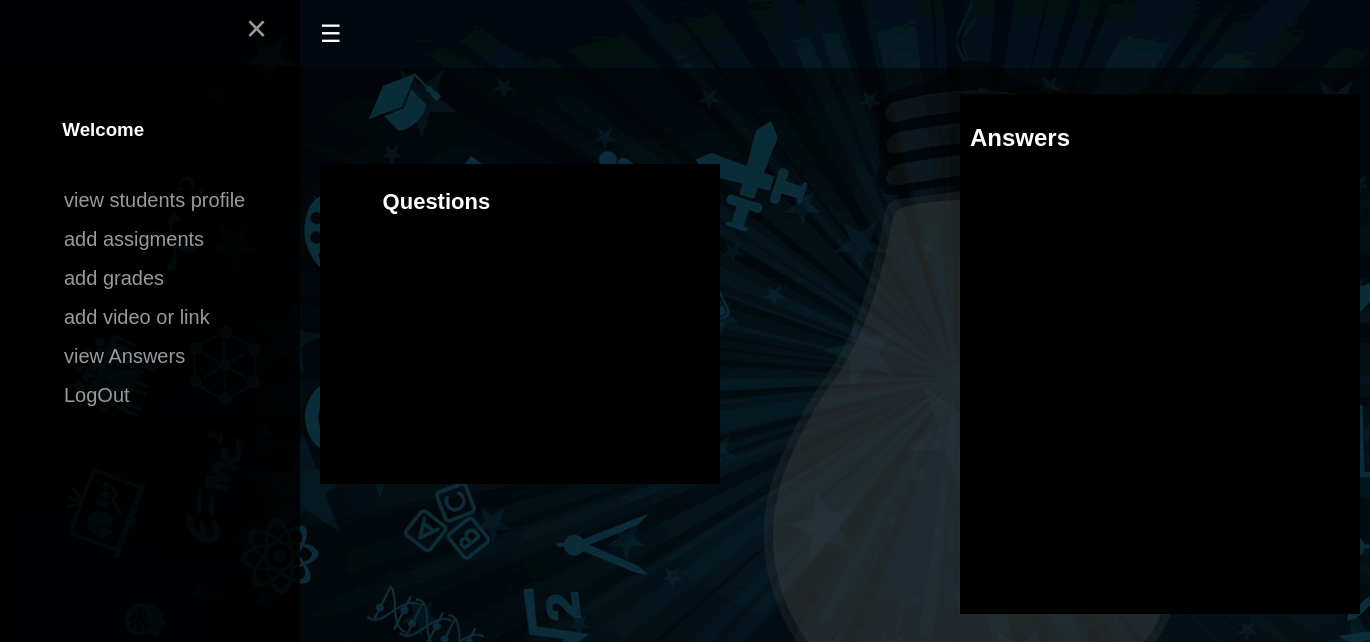
Page /viewAnswers.php on the earlier database version.
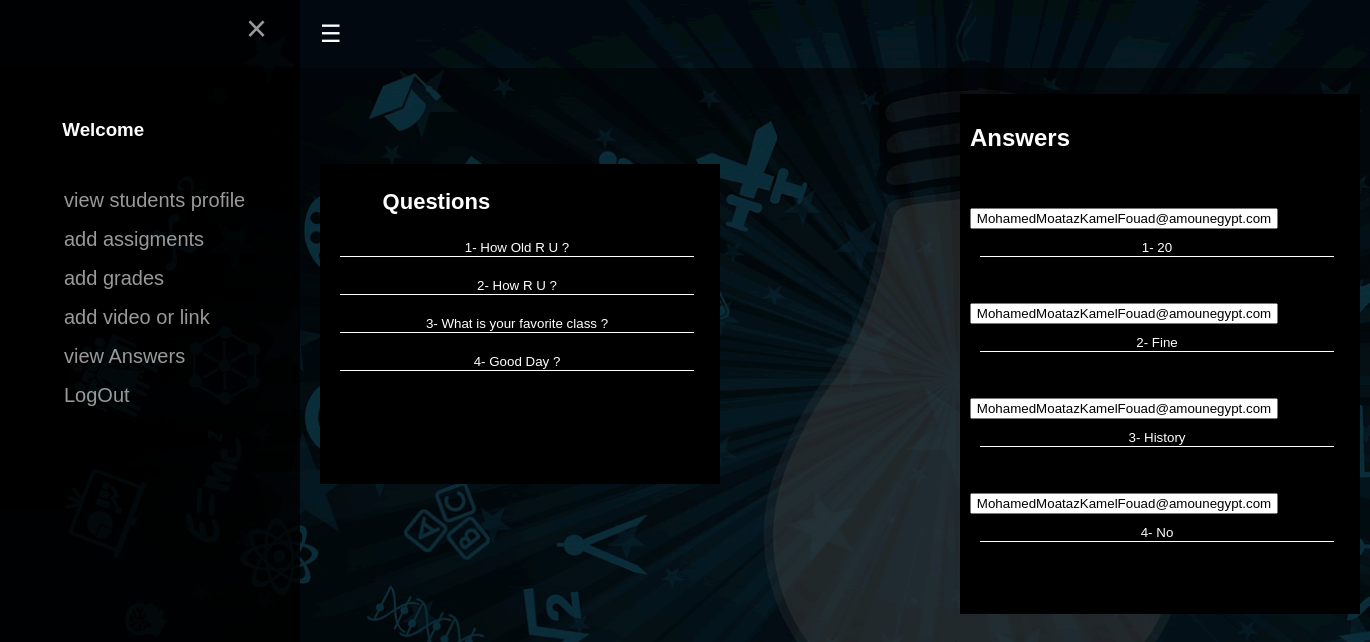
Same page on the later database version.
### tables this page shows
CREATE TABLE `addQuestions` (
  `ID` int(11) NOT NULL,
  `email` varchar(80) NOT NULL,
  `question` varchar(255) NOT NULL
);

CREATE TABLE `Answers` (
  `ID` int(255) NOT NULL,
  `email` varchar(80) NOT NULL,
  `answer` varchar(255) NOT NULL
);

### viewAnswers.php (the view, shortened to what this page needs)
<!DOCTYPE html>
<html>
  <?php include "teacherfrontEnd.php"?>
<head>
</head>
<body>
  <div class="register">
<form method="POST" action="">
<?php include "dB.php";
echo "<div class= 'boxone'>";
echo "<h1>Questions</h1>";
   $sql = mysqli_query($conn, "SELECT question FROM addQuestions");
   $res = mysqli_query($conn, "SELECT * FROM Answers");
   $no=0;
   while($row=mysqli_fetch_array($sql)){
      $no++;
    ?>
    <input type="text" name="ques[]" value='<?php echo $no.'- '. $row['question'] ?>' readonly><br>
    <?php
   }
   echo "</div>";
   echo "<br>";
$ne=0;
echo "<div class='boxtwo'>";
echo"<h2>Answers</h2>";
  while($rows=mysqli_fetch_array($res)){
     $ne++;
    ?>
<br><br>
    <input type="email" name="email[]" value='<?php echo $rows['email'] ?>' readonly class='email'>
    <input type="text" name="ans[]" value='<?php echo $ne.'- ' .$rows['answer'] ?>' readonly>
    <br>
    <?php
   }
?>
</div>
</form>
</div>
</body>
</html>

### teacherfrontEnd.php (shortened to what this page needs)
<!DOCTYPE html>
<html>
<head>
</head>
<body>
<div class="content">
 <div id="mainbox" onclick="openFunction()"><div class="session">&#9776;
					</div>
					</div>
  <div id="menu" class="sidemenu">
				<h3><?php
					echo '&nbsp&nbsp&nbsp&nbsp&nbsp&nbsp&nbsp&nbsp&nbsp&nbsp&nbsp&nbspWelcome<br>&nbsp&nbsp&nbsp&nbsp'.$_SESSION['email'];
				?></h3>
  				<a href="viewstudents.php">view students profile</a>
				<a href="addQuestions.php">add assigments</a>
				<a href="">add grades</a>
                <a href="">add video or link</a>
				<a href="viewAnswers.php">view Answers</a>
				<a href='logout.php'>LogOut</a>
   <a href="#" class="closebtn" onclick="closeFunction()">&times;</a>
 </div>
</div>
</body>
</html>

### teacherfrontEnd.php (style rules this page uses)
body { background-image: url('Images/banner_img.png'); }

Differences in the rows shown:
added addquestions: question "1- How Old R U ?"
added addquestions: question "2- How R U ?"
added addquestions: question "3- What is your favorite class ?"
added addquestions: question "4- Good Day ?"
added answers: email "MohamedMoatazKamelFouad@amounegypt.com", answer "1- 20"
added answers: email "MohamedMoatazKamelFouad@amounegypt.com", answer "2- Fine"
added answers: email "MohamedMoatazKamelFouad@amounegypt.com", answer "3- History"
added answers: email "MohamedMoatazKamelFouad@amounegypt.com", answer "4- No"
